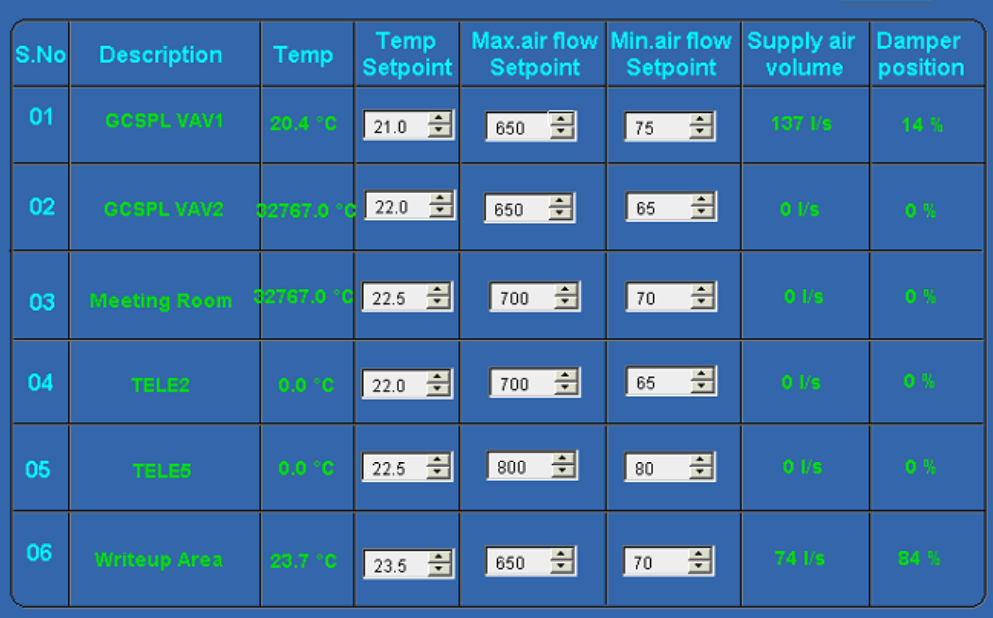
#> input picture Character Reading/table.PNG, 993 x 618 px, found by its file name
$ python line.py
#> lines starting #> are read from the running program, lines starting #| are printed output that depends on the picture; after the words box and inside, x2 and y2 are one past the last pixel; in counts of white or black regions, pixels touching at a corner belong together
import numpy as np
import cv2
from PIL import Image
image = Image.open('table.png').convert("L").save('table.png')
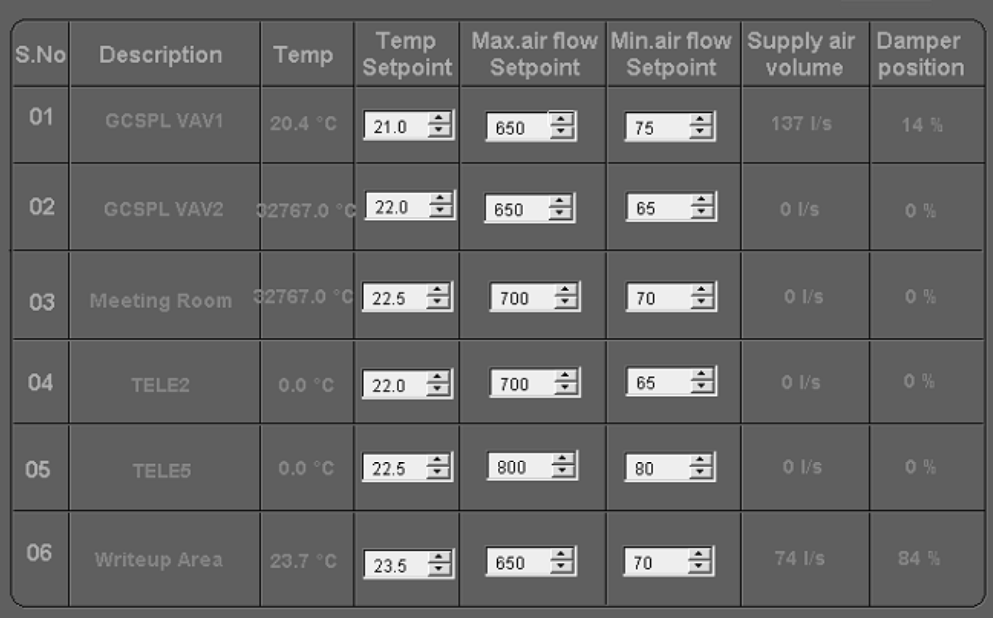
#> saved as table.png: PIL image 993x618 L; min 0, max 255, mean 103.1
img = cv2.imread('table.png')
#> img: shape (618, 993, 3); min 0, max 255, mean 103.1
gray = cv2.cvtColor(img,cv2.COLOR_BGR2GRAY)
edges = cv2.Canny(gray,50,150,apertureSize = 3)
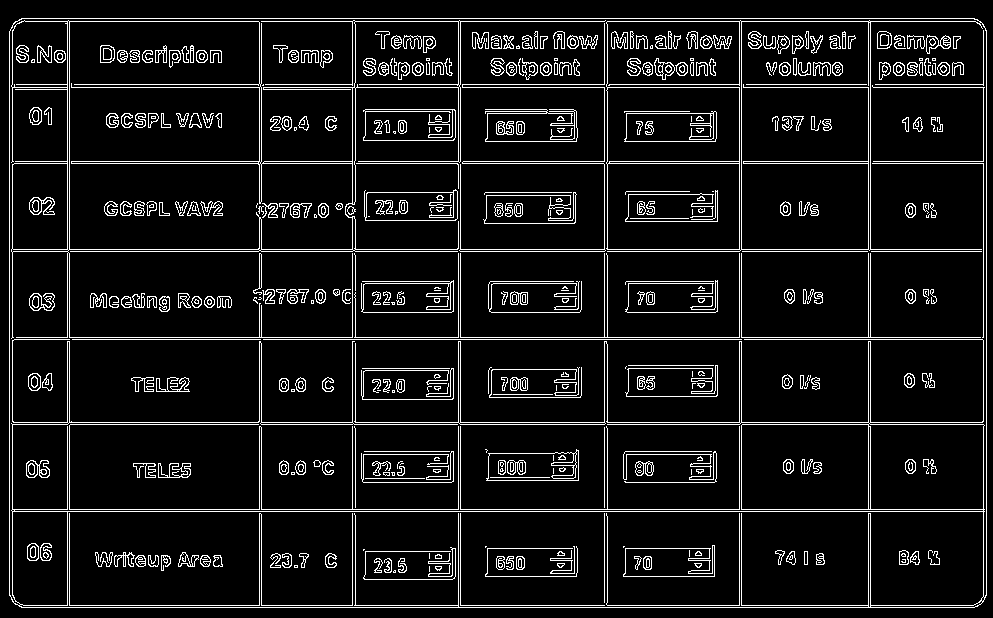
#> edges: shape (618, 993); 8.5% white in thin lines or dots
print(img.shape[1])
#| 993
print(img.shape)
#| (618, 993, 3)
minLineLength=img.shape[1]-300
#> minLineLength = 693
lines = cv2.HoughLinesP(image=edges,rho=0.02,theta=np.pi/500, threshold=10,lines=np.array([]), minLineLength=minLineLength,maxLineGap=100)
#> lines = 166 rows, first 6: [15, 21, 980, 21], [21, 18, 974, 18], [21, 607, 974, 607], [9, 339, 986, 339], [9, 511, 986, 511], [9, 161, 986, 161]
a,b,c = lines.shape
#> a = 166; b = 1; c = 4
for i in range(a):
    cv2.line(img, (lines[i][0][0], lines[i][0][1]), (lines[i][0][2], lines[i][0][3]), (0, 0, 255), 3, cv2.LINE_AA)
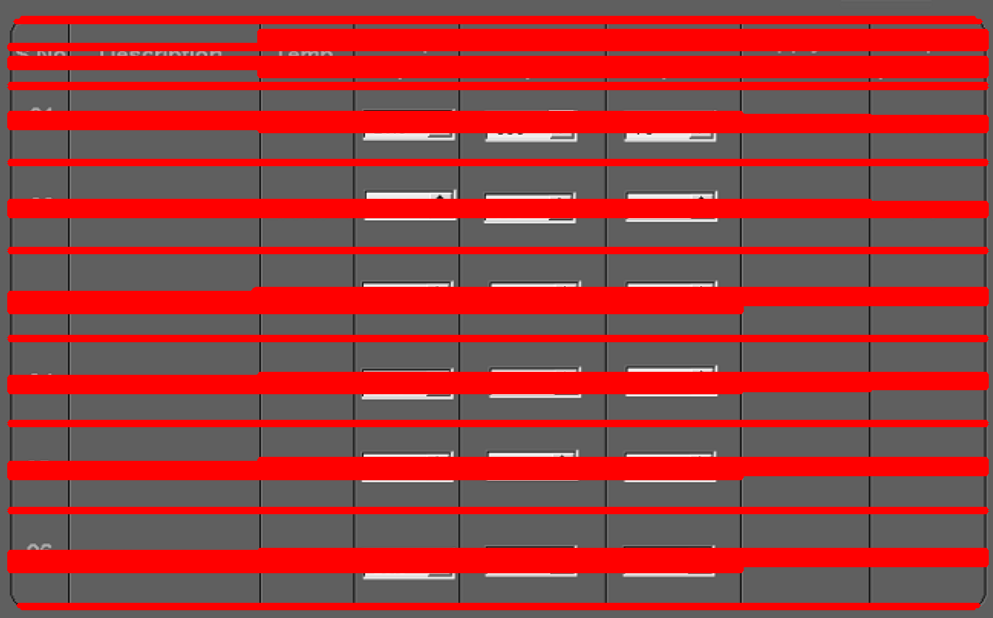
#> img: shape (618, 993, 3); mean B, G, R 61.3, 61.3, 155.3


cv2.imshow('edges', edges)
cv2.imshow('result', img)

cv2.waitKey(0)
cv2.destroyAllWindows()

$ run again, with Character Reading/pic.JPG saved as Character Reading/table.PNG
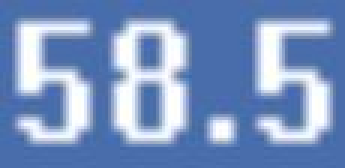
#> input picture Character Reading/pic.JPG, 115 x 56 px, found by its file name (shown 3 times larger)
#> `edges = cv2.Canny(gray,50,150,apertureSize = 3)`:
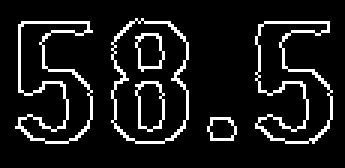
#> edges: shape (56, 115) (shown 3 times larger); 9.9% white in thin lines or dots, all inside (x1, y1, x2, y2) = (5, 6, 111, 48)
#| 115
#| (56, 115, 3)
#> lines = 25 rows, first 6: [10, 46, 105, 46], [6, 27, 108, 27], [5, 42, 109, 42], [6, 23, 104, 23], [6, 10, 109, 10], [7, 7, 109, 7]
#> after the loop `for i in range(a):`:
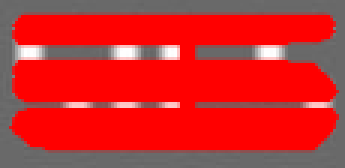
#> img: shape (56, 115, 3) (shown 3 times larger); mean B, G, R 42.3, 42.3, 205.2
